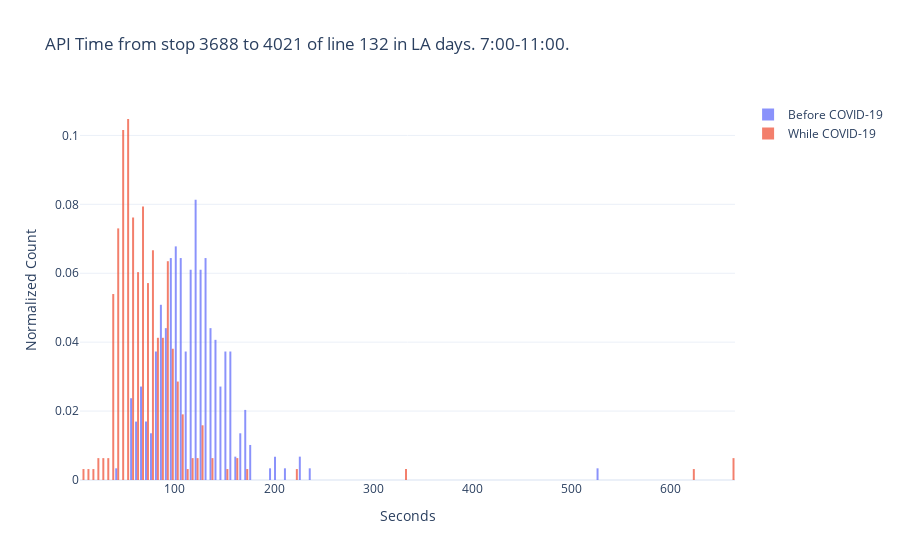

Here is the notebook cell this chart was saved with:
### Code cell
#Comparison of data
fig = go.Figure()
fig.add_trace(go.Histogram(
    x=tbs.api_trip_time,name='Before COVID-19',
    histnorm='probability',
    xbins=dict(
        size=5
    )
))
fig.add_trace(go.Histogram(
    x=tbs_covid.api_trip_time,name='While COVID-19',
    histnorm='probability',
    xbins=dict(
        size=10
    )
))
# Overlay both histograms
fig.update_layout(
    title='API Time from stop {} to {} of line {} in {} days. {}:00-{}:00.'.format(stopA,stopB,line,day_type,st_hour,end_hour),
    xaxis_title='Seconds',
    yaxis_title='Normalized Count'
)
# Reduce opacity to see both histograms
fig.update_traces(opacity=0.75)
fig.show()

### Figure 1 — Plotly figure (JSON) as saved in the notebook; plotly's stock layout.template omitted (floating-point values rounded to 4 significant figures; data arrays with more than 128 entries replaced by an {"elided": "..."} marker saying what was removed)
{"data": [{"histnorm": "probability", "name": "Before COVID-19", "opacity": 0.75, "type": "histogram", "x": {"elided": "295 int values"}, "xbins": {"size": 5}}, {"histnorm": "probability", "name": "While COVID-19", "opacity": 0.75, "type": "histogram", "x": {"elided": "315 int values"}, "xbins": {"size": 10}}], "layout": {"title": {"text": "API Time from stop 3688 to 4021 of line 132 in LA days. 7:00-11:00."}, "xaxis": {"title": {"text": "Seconds"}}, "yaxis": {"title": {"text": "Normalized Count"}}}}
